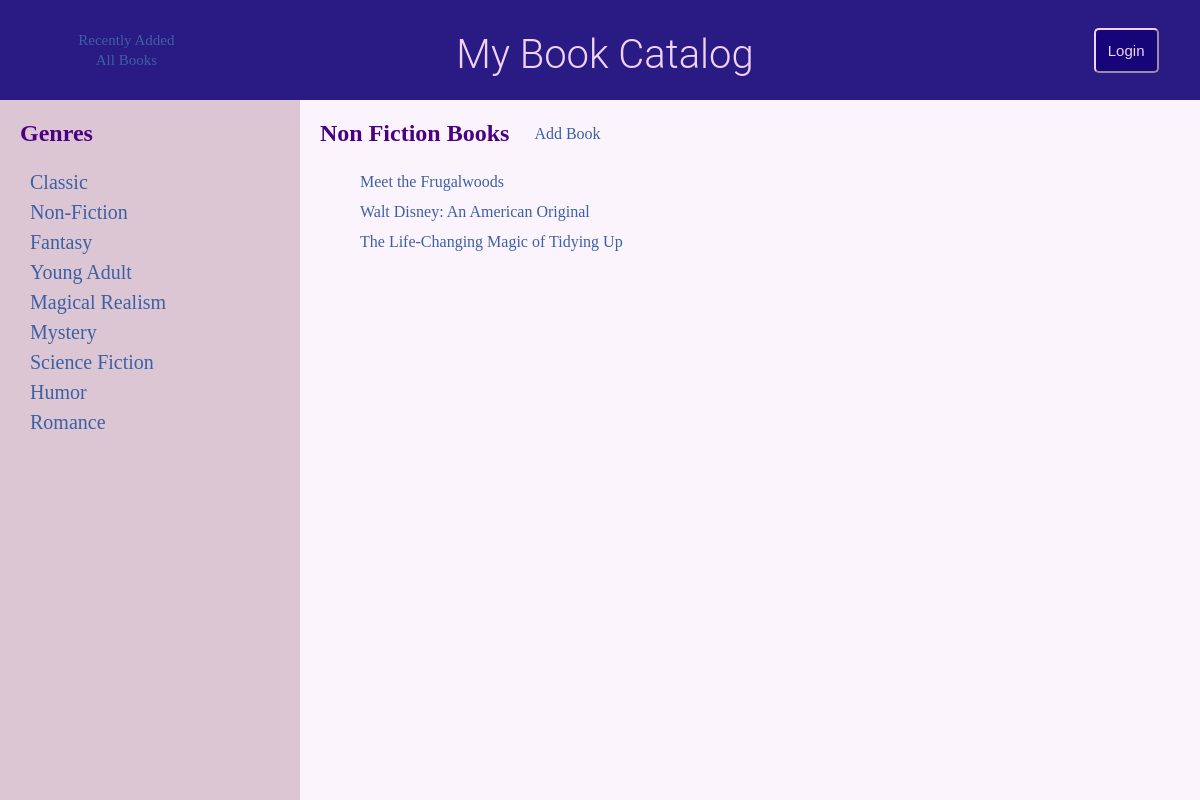
Page /genre/non-fiction on the committed database.
### database_setup.py (models this page shows, shortened)
class Book(Base):
    __tablename__ = 'book'
    id = Column(Integer, primary_key=True)
    title = Column(String(250), nullable=False)
    urlSafeTitle = Column(String(250))
    author = Column(String(250))
    description = Column(String(500))
    genre = Column(String(250))
    user_id = Column(Integer, ForeignKey('user.id'))
    user = relationship(User)

### application.py (the view)
@app.route('/genre/<book_genre>')
def showGenreBooks(book_genre):
    editGenre = book_genre.replace('-', ' ').title()
    genreBooks = session.query(Book).filter(Book.genre == book_genre)
    return render_template('listBooks.html', book_type=editGenre,
                           books=genreBooks)

### templates/listBooks.html (shortened to what this page needs)
{% extends "main.html" %}
{% block content %}
{% include "header.html" %}
<div class="main-and-sidebar-wrapper">
	<aside class="sidebar">
		<div class="genres">
			{% include "genres.html" %}
		</div>
	</aside>
	<section class="main">
		<div class="page-headers">
			<h2 class="book-header">{{book_type}} Books</h2>
			<a class="add-book-link" href="{{url_for('addBook')}}">Add Book</a>
		</div>
		<ul class="books-list">
			{% for book in books %}
				<li><a href="{{url_for('showBookInfo', book_title = book.urlSafeTitle, book_id = book.id)}}">
					{{book.title}}
				</a></li>
			{% endfor %}
		</ul>
	</section>
</div>
{% endblock %}

### static/styles.css (style rules this page uses)
a { color: #3b60a5; text-decoration: none; }
html { box-sizing: border-box; }
*, *::before, *::after { box-sizing: inherit; }
body, html { height: 100%; width: 100%; margin: 0; padding: 0; }
body { font-family: Arial Rounded MT Bold; margin-left: auto; margin-right: auto; background-color: #fbf4fc; }
.main-and-sidebar-wrapper { display: flex; flex-direction: row; height: 88vh; }
.sidebar { flex: 1; max-width: 300px; padding-left: 20px; background-color: #dcc6d3; }
.main { flex: 3; padding-left: 20px; }
.page-headers { display: flex; flex-direction: row; }
.add-book-link { margin-left: 25px; margin-top: 25px; }
.book-header { color: #4B0082; }
.books-list { list-style: none; line-height: 30px; margin-top: 0; }

### rows in the picture
Book: title "Meet the Frugalwoods"
Book: title "Walt Disney: An American Original"
Book: title "The Life-Changing Magic of Tidying Up"

### other values in the picture
{{ book_type }} "Non Fiction"
